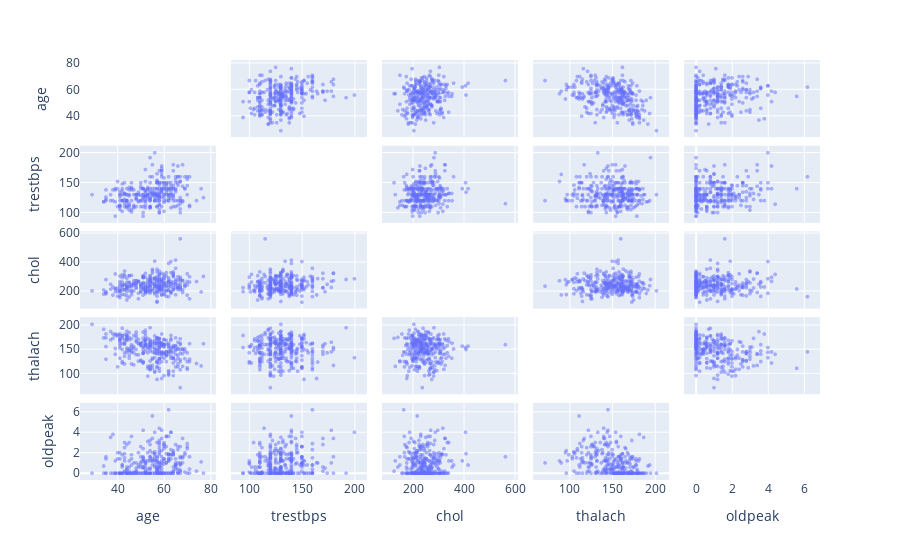

The notebook cell saved with this chart:
### Code cell
numdf = df[['age', 'trestbps', 'chol', 'thalach', 'oldpeak', 'heartdis']]
fig = px.scatter_matrix(numdf, dimensions=['age', 'trestbps', 'chol', 'thalach', 'oldpeak'], opacity=0.5)
fig.update_traces(diagonal_visible=False)
fig.update_traces(marker=dict(size=4))
fig.show()

### Figure 1 — Plotly figure (JSON) as saved in the notebook; plotly's stock layout.template omitted (floating-point values rounded to 4 significant figures; data arrays with more than 128 entries replaced by an {"elided": "..."} marker saying what was removed)
{"data": [{"diagonal": {"visible": false}, "dimensions": [{"axis": {"matches": true}, "label": "age", "values": {"elided": "303 int values"}}, {"axis": {"matches": true}, "label": "trestbps", "values": {"elided": "303 int values"}}, {"axis": {"matches": true}, "label": "chol", "values": {"elided": "303 int values"}}, {"axis": {"matches": true}, "label": "thalach", "values": {"elided": "303 int values"}}, {"axis": {"matches": true}, "label": "oldpeak", "values": {"elided": "303 float values"}}], "hovertemplate": "%{xaxis.title.text}=%{x}<br>%{yaxis.title.text}=%{y}<extra></extra>", "legendgroup": "", "marker": {"color": "#636efa", "opacity": 0.5, "size": 4, "symbol": "circle"}, "name": "", "showlegend": false, "type": "splom"}], "layout": {"dragmode": "select", "legend": {"tracegroupgap": 0}, "margin": {"t": 60}}}
